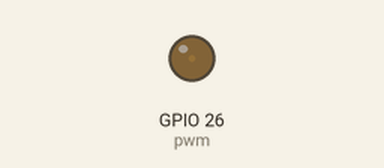
Simulated run of this program. Board: ESP32 board running MicroPython. Shown: output pins drawn as LEDs (lit = HIGH).

Above: at 0.05 s.
At 1.4 s:
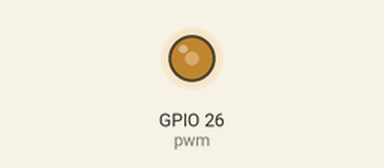
At 2.8 s:
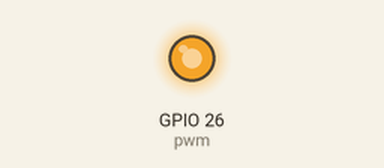
At 5.55 s:
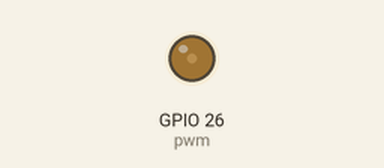
Timing chart, 0 to 8.0 s (numbered marks = the images above):
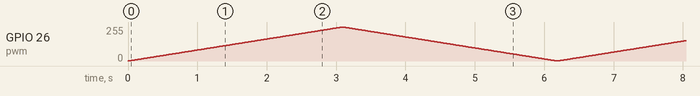

The program:

mission_slower.py
```python
import time
from machine import Pin, PWM

pwm = PWM(Pin(26, Pin.OUT), 10000)

try:
    while True:
        for i in range(0, 1023):
            pwm.duty(i)
            time.sleep_ms(3)              # 1 → 3 으로 늘려 더 천천히

        for i in range(0, 1023):
            pwm.duty(1023 - i)
            time.sleep_ms(3)              # 여기도 3
except:
    pwm.deinit()
```
